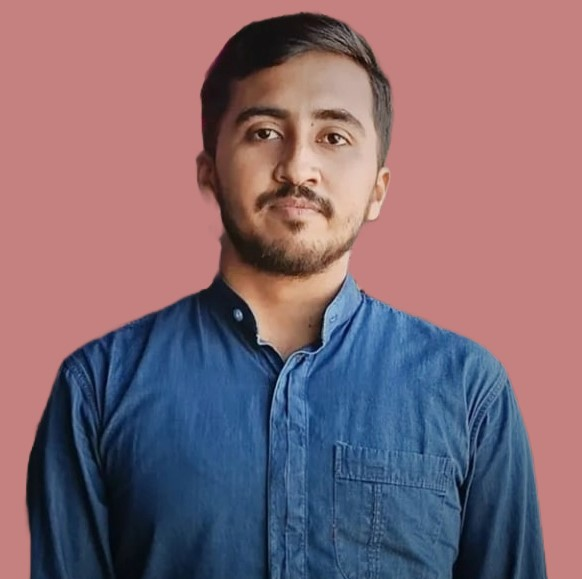
#> input picture ye.jpeg, 582 x 579 px
$ jupyter execute 9.ipynb
#> lines starting #> are read from the running program, lines starting #| are printed output that depends on the picture
# Matplotlib

[cell 1]
import matplotlib.pyplot as plt

[cell 2]
x = [1,2,3,4]
y = [5,6,7,8]

plt.plot(x,y)
plt.show()

[cell 3]
x = [1,2,3,4]
y = [5,6,7,8]
c='r'

plt.plot(x,y,c)
plt.show()

[cell 4]
# importing matplotlib module
from matplotlib import pyplot as plt

# x-axis values
x = [5,2,9,4,7]

# y-axis values
y = [10,5,8,4,2]

# function to plot
plt.plot(x,y)

plt.show()

[cell 5]
# importing matplotlib module
from matplotlib import pyplot as plt

# x-axis values
x = [5,2,9,4,7]

# y-axis values
y = [10,5,8,4,2]

# function to plot
plt.plot(x,y)
plt.plot(x,y, marker = 'o')

plt.show()

[cell 6]
# importing matplotlib module
from matplotlib import pyplot as plt

# x-axis values
x = [5,2,9,4,7]

# y-axis values
y = [10,5,8,4,2]

# function to plot
plt.plot(x,y,marker='>')
plt.plot(y, marker = 'o')

plt.show()

# Bar graph

[cell 7]
x = [1,2,3,4]
y = [5,6,7,8]

plt.bar(x,y)
plt.show()
#> figure, not shown here; tallest bar 8 high, from x = 3.6 to 4.4

[cell 8]
x = [1,2,3,4]
y = [5,6,7,8]
c = ['r','g','b','y']

plt.bar(x,y,color=c)
plt.show()
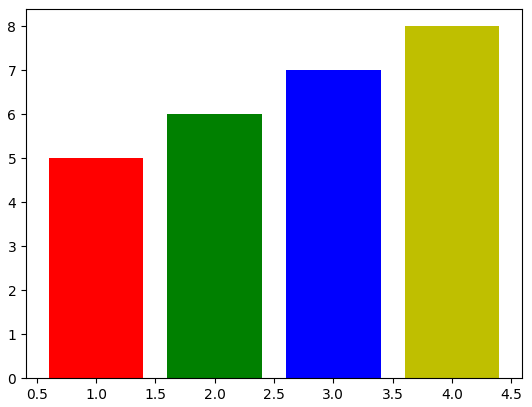
#> figure drawn by matplotlib, 1 panel; tallest bar 8 high, from x = 3.6 to 4.4

[cell 9]
import matplotlib.pyplot as plt
import numpy as np

x = np.array(["A","B","C","D"])
y = np.array([3,8,1,10])

plt.barh(x,y)
plt.show()
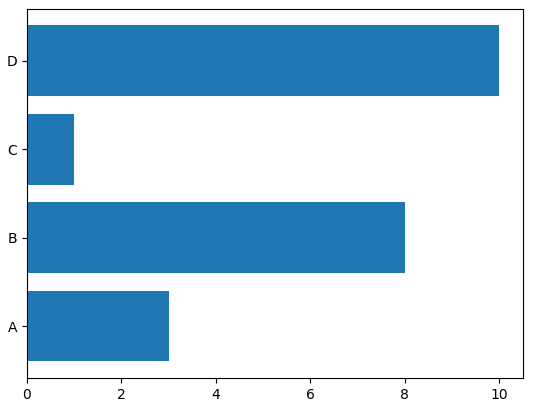
#> figure drawn by matplotlib, 1 panel

[cell 10]
import matplotlib.pyplot as plt
import numpy as np

x = np.array(["A","B","C","D"])
y = np.array([3,8,1,10])

plt.bar(x,y,color="red")
plt.show()
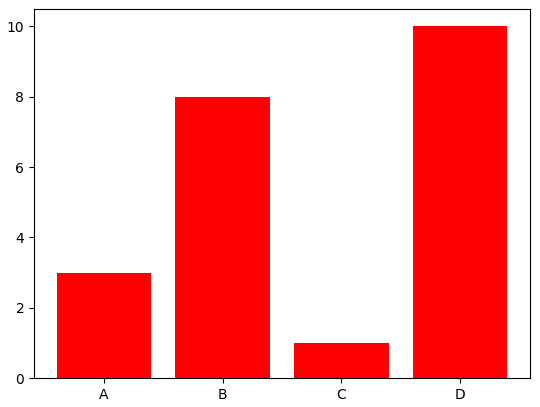
#> figure drawn by matplotlib, 1 panel; tallest bar 10 high, from x = 2.6 to 3.4

[cell 11]
import matplotlib.pyplot as plt
import numpy as np

x = np.array(["A","B","C","D"])
y = np.array([3,8,1,10])

plt.bar(x,y,color="hotpink")
plt.show()
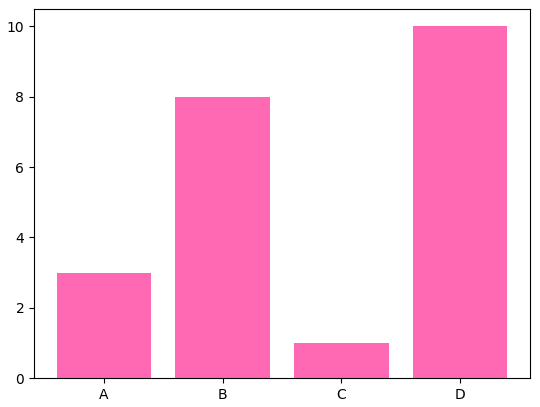
#> figure drawn by matplotlib, 1 panel; tallest bar 10 high, from x = 2.6 to 3.4

[cell 12]
import matplotlib.pyplot as plt
import numpy as np

x = np.array(["A","B","C","D"])
y = np.array([3,8,1,10])

plt.bar(x,y,width=0.1)
plt.show()
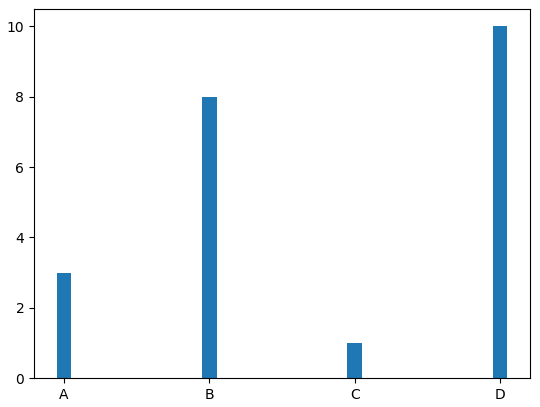
#> figure drawn by matplotlib, 1 panel; tallest bar 10 high, from x = 2.95 to 3.05

[cell 13]
import matplotlib.pyplot as plt
import numpy as np

x = np.array(["A","B","C","D"])
y = np.array([3,8,1,10])

plt.barh(x,y,height=0.1)
plt.show()
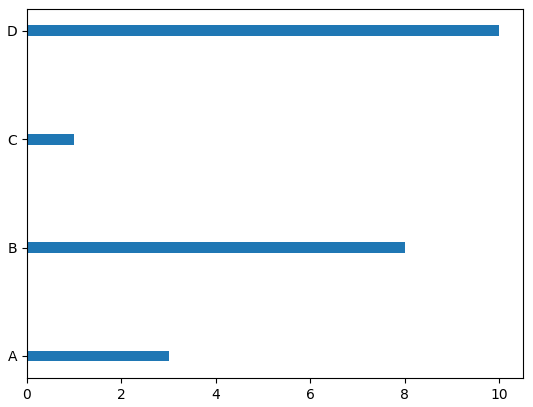
#> figure drawn by matplotlib, 1 panel

[cell 14]
import matplotlib.pyplot as plt
import numpy as np
from PIL import Image

#storing image path
fname=r'ye.jpeg'

#opening image using pil
image = Image.open(fname).convert("L")
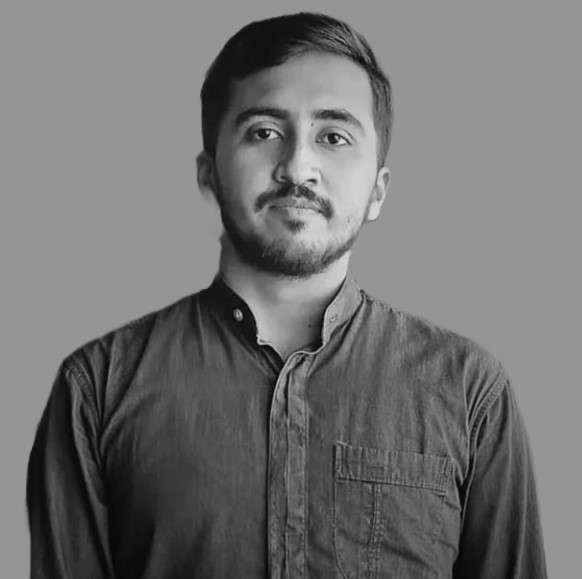
#> image: PIL image 582x579 L; min 4, max 224, mean 114.1

#mapping image to gray scale
plt.imshow(image, cmap='gray')
plt.show()

[cell 15]
import matplotlib.pyplot as plt
import numpy as np
from PIL import Image

#storing image path
fname=r'ye.jpeg'

#opening image using pil
image = Image.open(fname).convert("L")

#mapping image to gray scale
plt.imshow(image, cmap='Pastel1_r')
plt.show()

[cell 16]
import matplotlib.pyplot as plt
import numpy as np
from PIL import Image

#storing image path
fname=r'ye.jpeg'

#opening image using pil
image = Image.open(fname).convert("L")

#mapping image to gray scale
plt.imshow(image, cmap='gist_heat_r')
plt.show()

[cell 17]
import matplotlib.pyplot as plt
import numpy as np
from PIL import Image

#storing image path
fname=r'ye.jpeg'

#opening image using pil
image = Image.open(fname).convert("L")

#mapping image to gray scale
plt.imshow(image, cmap='Greens_r')
plt.show()

[cell 18]
import matplotlib.pyplot as plt
import numpy as np
from PIL import Image

#storing image path
fname=r'ye.jpeg'

#opening image using pil
image = Image.open(fname).convert("L")

#mapping image to gray scale
plt.imshow(image, cmap='gist_rainbow_r')
plt.show()

[cell 19]
import matplotlib.pyplot as plt
import numpy as np
from PIL import Image

#storing image path
fname=r'ye.jpeg'

#opening image using pil
image = Image.open(fname).convert("L")

#mapping image to gray scale
plt.imshow(image, cmap='coolwarm')
plt.show()

[cell 20]
import matplotlib.pyplot as plt
import numpy as np
from PIL import Image

#storing image path
fname=r'ye.jpeg'

#opening image using pil
image = Image.open(fname).convert("L")

#mapping image to gray scale
plt.imshow(image, cmap='twilight')
plt.show()

[cell 21]
import matplotlib.pyplot as plt

x = [1,2,3,4]
y = [5,6,7,8]
plt.title("scatter")
plt.xlabel("yash")
plt.ylabel("aditi")
plt.scatter(x,y,color="r")
plt.show()
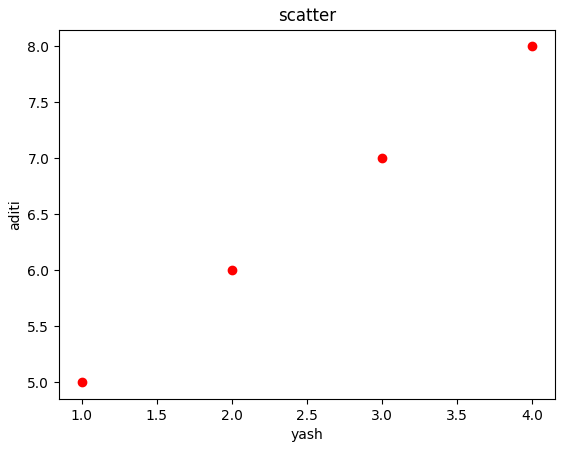
#> figure drawn by matplotlib, 1 panel

[cell 22]
import matplotlib.pyplot as plt

x = [1,2,3,4]
y = [5,6,7,8]
plt.title("scatter")
plt.xlabel("yash")
plt.ylabel("aditi")
c=['red','orange','blue','green']
plt.scatter(x,y,color=c)
plt.show()

[cell 23]
import matplotlib.pyplot as plt

x = [1,2,3,4]
y = [5,6,7,8]
plt.title("scatter")
plt.xlabel("yash")
plt.ylabel("aditi")
plt.scatter(x,y,color="r",s=150)
plt.show()

[cell 24]
import matplotlib.pyplot as plt

x = [10,20,30,40]
y = ["english","math","hindi","sanskrit"]

plt.pie(x,labels=y)
plt.show()
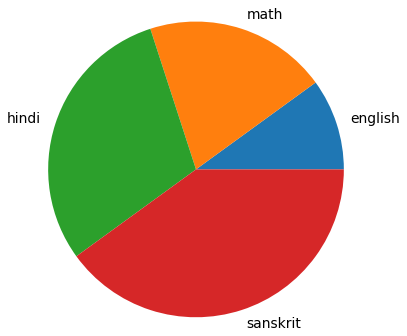
#> figure drawn by matplotlib, 1 panel

[cell 25]
import matplotlib.pyplot as plt

x = [10,20,30,40]
y = ["english","math","hindi","sanskrit"]
c=['red','orange','blue','green']
plt.pie(x,labels=y,colors=c)
plt.legend()
plt.show()
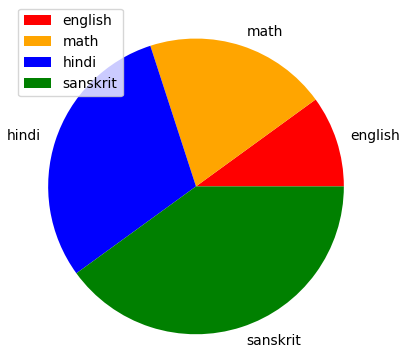
#> figure drawn by matplotlib, 1 panel
